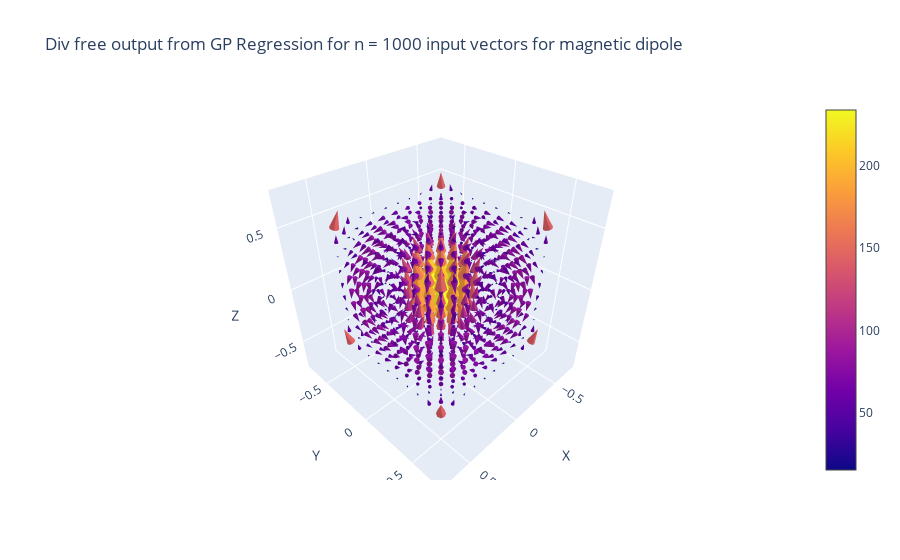

The notebook cell saved with this chart:
### Code cell
plotter(outputs_dipole_div_free, 
        title = f'Div free output from GP Regression for n = {given_samples_dipole} input vectors for magnetic dipole')

### Figure 1 — Plotly figure (JSON) as saved in the notebook; plotly's stock layout.template omitted (floating-point values rounded to 4 significant figures; data arrays with more than 128 entries replaced by an {"elided": "..."} marker saying what was removed)
{"data": [{"anchor": "tail", "sizemode": "scaled", "sizeref": 2, "type": "cone", "u": {"elided": "1000 float values"}, "v": {"elided": "1000 float values"}, "w": {"elided": "1000 float values"}, "x": {"elided": "1000 float values"}, "y": {"elided": "1000 float values"}, "z": {"elided": "1000 float values"}}], "layout": {"scene": {"xaxis": {"title": {"text": "X"}}, "yaxis": {"title": {"text": "Y"}}, "zaxis": {"title": {"text": "Z"}}}, "title": {"text": "Div free output from GP Regression for n = 1000 input vectors for magnetic dipole"}}}
